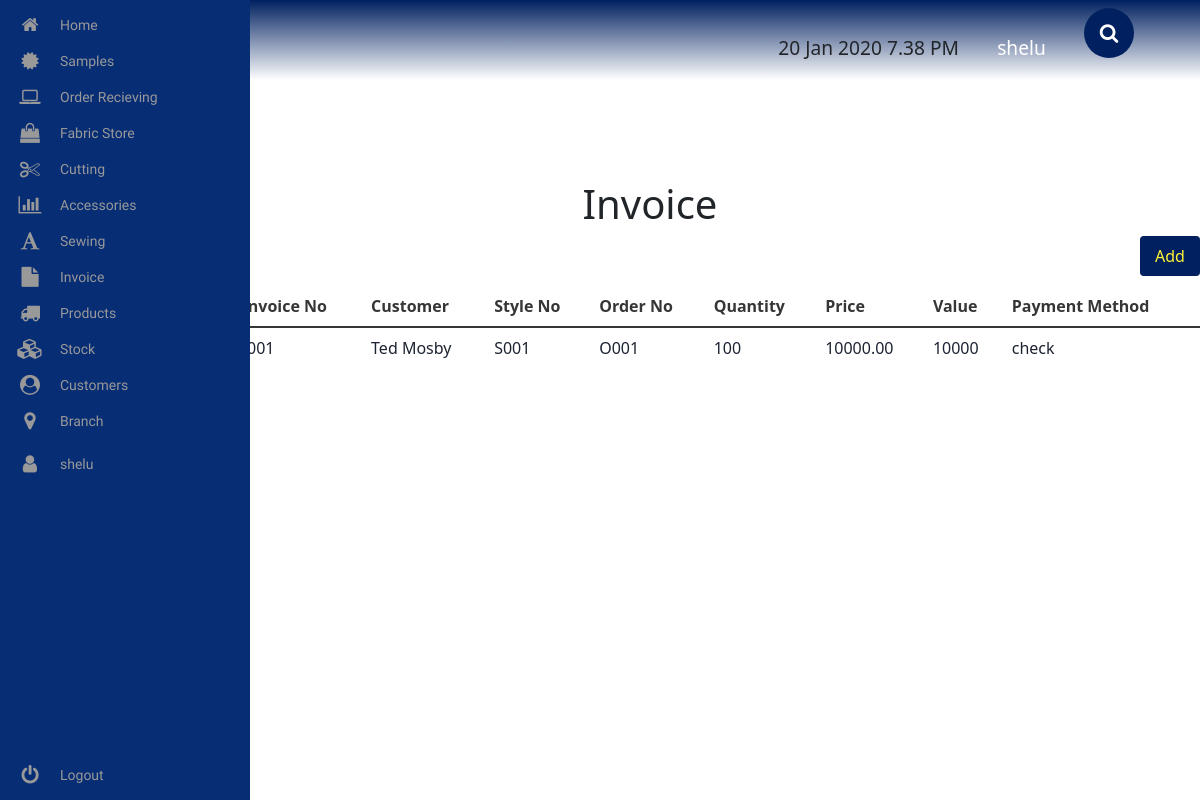
Screenshot of /invoice/ (signed in) with the database file from the repository.
### invoice/models.py (models this page shows, shortened)
class Invoice(models.Model):
	date = models.DateField()
	invoice_no = models.CharField(max_length=1000, unique=True)
	customer = models.ForeignKey(Customer, on_delete=models.CASCADE)
	style_no = models.CharField(max_length=1000)
	order = models.ForeignKey(OrderReceiving, on_delete=models.SET_NULL, null=True, blank=True)
	quantity = models.IntegerField()
	price = models.DecimalField(decimal_places=2, max_digits=1000)
	value = models.IntegerField()
	method_of_payment = models.CharField(max_length=100, choices=payment_choices, default='Cash')

### customers/models.py (models this page shows)
class Customer(models.Model):
	customer_id = models.CharField(max_length=100)
	salutation = models.CharField(max_length=10, choices=salutation_choices, default='Mr')
	customer_first_name = models.CharField(max_length=500)
	customer_last_name = models.CharField(max_length=500)
	mobile_no = models.IntegerField()
	mobile_no_type = models.CharField(max_length=10, choices=mobile_no_type, default='Mobile')
	email = models.EmailField(max_length=120)
	email_type = models.CharField(max_length=10, choices=email_type, default='Work')
	address = models.CharField(max_length=1000)
	"""def __str__(self):
			    	return "%s %s" % (self.customer_first_name, self.customer_last_name)"""
	def __str__(self):
		return self.customer_first_name + ' ' + self.customer_last_name

### orders/models.py (models this page shows)
class OrderReceiving(models.Model):
	order_received = models.DateField()
	date_order_delivered = models.DateField()
	style_no = models.CharField(max_length=1000)
	order_no = models.CharField(max_length=1000, unique=True)
	remarks = models.CharField(max_length=9000)
	required_date = models.DateField()
	price = models.DecimalField(decimal_places=2, max_digits=1000)
	customer = models.ForeignKey(Customer, on_delete=models.CASCADE)
	consumption = models.CharField(max_length=1000)
	total_consumption = models.CharField(max_length=1000)
	delivery_date = models.DateField()
	order_status = models.BooleanField(default=False)
	order_progress = models.CharField(max_length=1000)
	reason = models.CharField(max_length=1000)
	def __str__(self):
		return self.order_no + '- ' + self.customer.customer_first_name +  ' ' + self.customer.customer_last_name

### invoice/views.py (the view, shortened to what this page needs)
# urls.py: path('', InvoiceMainView.as_view(), name="invoice_main_view"),
@method_decorator(login_required(login_url='../users/login'), name='get')
class InvoiceMainView(View):
    template_name = 'invoice_main.html'
    queryset = Invoice.objects.all()
    def get_query_set(self):
        return self.queryset
    def get(self, request):
        form = InvoiceForm()
        context = {'invoices': self.get_query_set(),
                   'form': form,
                   }
        return render(request, self.template_name, context)

### invoice/templates/invoice_main.html (shortened to what this page needs)
<!DOCTYPE html>
<html lang="en">
{% extends 'base.html' %}
{% load static %}
{% load crispy_forms_tags %}
    {% block extra_css %}
        <link rel="stylesheet" href="{% static 'invoice/css/invoice_main.css' %}">
    {% endblock %}
    {% block content %}
        <div class="invoice__container">
            <h1> Invoice </h1>
            <div class="invoice__add__button__container" >
              <button class="invoice__add__button" onclick="DisplayForm()">
                Add
              </button>
            </div>
            <div class="table-responsive">
              <table class="table">
                <thead>
                  <tr class="invoice__tr">
                    <th scope="col">Date</th>
                    <th scope="col">Invoice No</th>
                    <th scope="col"> Customer </th>
                    <th scope="col">Style No</th>
                    <th scope="col">Order No</th>
                    <th scope="col">Quantity</th>
                    <th scope="col">Price</th>
                    <th scope="col">Value</th>
                    <th scope="col">Payment Method</th>
                  </tr>
                </thead>
                <tbody>
                  {% for invoice in invoices %}
                  <tr class="invoice__body">
                    <td><a href="{% url 'invoice:invoice_view' invoice.id%}">
                    </a>
                    </td>
                    <td>
                        <a href="{% url 'invoice:invoice_view' invoice.id%}">
                            {{ invoice.invoice_no }}
                        </a>
                    </td>
                    <td>
                        <a href="{% url 'invoice:invoice_view' invoice.id%}">
                            {{ invoice.customer.customer_first_name }} {{ invoice.customer.customer_last_name }}
                        </a>
                    </td>
                    <td>
                        <a href="{% url 'invoice:invoice_view' invoice.id%}">
                            {{ invoice.style_no }}
                        </a>
                    </td>
                    <td>
                        <a href="{% url 'invoice:invoice_view' invoice.id%}">
                            {{ invoice.order.order_no }}
                        </a>
                    </td>
                    <td>
                        <a href="{% url 'invoice:invoice_view' invoice.id%}">
                            {{ invoice.quantity }}
                        </a>
                    </td>
                    <td>
                        <a href="{% url 'invoice:invoice_view' invoice.id%}">
                            {{ invoice.price }}
                        </a>
                    </td>
                    <td>
                        <a href="{% url 'invoice:invoice_view' invoice.id%}">
                            {{ invoice.value }}
                        </a>  </td>
                    <td><a href="{% url 'invoice:invoice_view' invoice.id%}">
                        {{ invoice.method_of_payment }}
                    </a>
                    </td>
                  </tr>
                  {% endfor %}
                </tbody>
              </table>
            </div>
        </div>
    {% endblock %}

### pages/templates/top_navbar.html (shortened to what this page needs)
<!DOCTYPE html>
<html lang="en">
{% load static %}
<head>
    <link rel="stylesheet" href="https://maxcdn.bootstrapcdn.com/bootstrap/4.0.0/css/bootstrap.min.css">
    <link rel="stylesheet" href="{% static 'pages/css/top_navbar.css' %}">
</head>
<body>
  <nav class="navbar">
    <div class="navbar__container">
      <a href="#home" id="navbar__logo">SPARQ</a>
        <ul class="navbar__menu">
          <li class="navabr__item">
            20 Jan 2020 7.38 PM
          </li>
          {% if user.is_authenticated %}
          <li class="navabr__item">
            <a href="#" class="navbar__links" id="about-page" >
              {{ request.user.username }}
          </a>
          </li>
          {% endif %}
          <li class="navbar__item">
            <div class="search-box">
                <form method="post" action="{% url 'search-results' %}">
                    <button type="button" class="btn-search"><i class="fa fa-search"></i></button>
                    <label for="search-input"></label><input type="search" class="input-search" placeholder="Type to Search..." name="searched" id="search-input">
                </form>
            </div>
          </li>
        </ul>
    </div>
  </nav>
    <link href="http://ajax.googleapis.com/ajax/libs/jqueryui/1.8.16/themes/ui-lightness/jquery-ui.css" rel="stylesheet" type="text/css" />
</body>
</html>

### pages/templates/side_navbar.html (shortened to what this page needs)
<!DOCTYPE html>
<html lang="en">
{% load static %}
<head>
    <link rel="stylesheet" href="https://maxcdn.bootstrapcdn.com/bootstrap/4.0.0/css/bootstrap.min.css">
    <link rel="stylesheet" href="https://cdnjs.cloudflare.com/ajax/libs/font-awesome/4.7.0/css/font-awesome.css" />
    <link rel="stylesheet" href="https://cdn.jsdelivr.net/npm/bulma@0.8.2/css/bulma.min.css">
    <link href="https://cdn.jsdelivr.net/npm/bootstrap@5.0.2/dist/css/bootstrap.min.css" rel="stylesheet">
    <link rel="stylesheet" href="{% static 'pages/css/side_navbar.css' %}">
</head>
<body>
    <div class="area"></div><nav class="main-menu">
        <ul>
            <li>
                <a href="/">
                <i class="fa fa-home fa-2x nav-icon"></i>
                <span class="nav-text">
                    Home
                </span>
                </a>
            </li>
            <li class="has-subnav">
                <a href="{% url 'sample:sample_view' %}">
                    <i class="fa fa-certificate fa-2x"></i>
                    <span class="nav-text sample">
                        Samples
                    </span>
                    </a>
            </li>
            <li class="has-subnav">
                <a href="{% url 'orders:order_view' %}">
                    <i class="fa fa-laptop fa-2x"></i>
                    <span class="nav-text">
                        Order Recieving
                    </span>
                    </a>
            </li>
            <li class="has-subnav">
                <a href="{% url 'fabric:fabric_view' %}">
                    <i class="fa fa-shopping-bag fa-2x"></i>
                    <span class="nav-text">
                        Fabric Store
                    </span>
                    </a>
                </li>
                <li class="has-subnav">
                    <a href="{% url 'cutting:cutting_view' %}">
                       <i class="fa fa-cut fa-2x"></i>
                        <span class="nav-text">
                            Cutting
                        </span>
                    </a>
                </li>
                <li class="has-subnav">
                   <a href="{% url 'accessories:accessories_view' %}">
                        <i class="fa fa-bar-chart-o fa-2x"></i>
                        <span class="nav-text">
                            Accessories
                        </span>
                    </a>
                </li>
                <li class="has-subnav">
                    <a href="{% url 'sewing:sewing_view' %}">
                        <i class="fa fa-font fa-2x"></i>
                        <span class="nav-text">
                           Sewing
                        </span>
                    </a>
                </li>
                <li class="has-subnav">
                   <a href="{% url 'invoice:invoice_main_view' %}">
                        <i class="fa fa-file fa-2x"></i>
                        <span class="nav-text">
                            Invoice
                        </span>
                    </a>
                </li>
                <li class="has-subnav">
                   <a href="{% url 'products:products_main' %}">
                        <i class="fa fa-truck fa-2x"></i>
                        <span class="nav-text">
                            Products
                        </span>
                    </a>
                </li>
                <li class="has-subnav">
                   <a href="{% url 'stock:stock-main' %}">
                       <i class="fa fa-cubes fa-2x"></i>
                        <span class="nav-text">
                            Stock
                        </span>
                    </a>
                </li>
                <li class="has-subnav">
                   <a href="{% url 'customers:customers_main' %}">
                        <i class="fa fa-user-circle fa-2x"></i>
                        <span class="nav-text">
                            Customers
                        </span>
                    </a>
                </li>
                <li>
                    <a href="#">
                       <i class="fa fa-map-marker fa-2x"></i>
                        <span class="nav-text">
                            Branch
                        </span>
                    </a>
                </li>
            </ul>
            <li>
                    {% if user.is_authenticated %}
                    <a href="#">
                       <i class="fa fa-user fa-2x"></i>
                        <span class="nav-text">
                            {{request.user.username}}
                        </span>
                    </a>
                    {% endif %}
                </li>
            <ul class="logout">
                <li>
                   <a href="{% url 'users:user-logout' %}">
                         <i class="fa fa-power-off fa-2x"></i>
                        <span class="nav-text">
                            Logout
                        </span>
                    </a>
                </li>
            </ul>
        </nav>
</body>
</html>

### rows the page displays
Invoice: invoice_no "I001", customer.customer_first_name "Ted", customer.customer_last_name "Mosby", style_no "S001", order.order_no "O001", quantity "100", price "10000.00", value "10000", method_of_payment "check"

### other values shown
{{ request.user.username }} "shelu"
